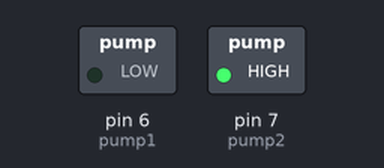
A sketch run on a simulated Arduino Uno, built with avr-gcc and run on an emulated ATmega328P. Shown: switched loads named in the sketch (green lamp = pin HIGH). Dashed ring = blinking.

Above: at 0.2 s.
Timing chart, 0 to 3.0 s (numbered marks = the images above):
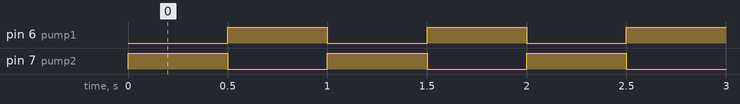

Measured:
- by itself, pin 6 (pump1), pin 7 (pump2): alternates HIGH for 0.50 s and LOW for 0.50 s

The sketch:

arduino-water-pump.ino
```cpp
byte pump1 = 6;
byte pump2 = 7;
void setup() {
 Serial.begin(9600);
 while (!Serial);
 pinMode(pump1, OUTPUT); // variant low/high
 pinMode(pump2, OUTPUT); // variant low/high
// digitalWrite(pump1, LOW); // variant input/output
// digitalWrite(pump2, LOW); // variant input/output
}
void loop() {
 digitalWrite(pump1, LOW); // pump1 deactivated
 digitalWrite(pump2, HIGH); // variant input/output
 delay(500);

 digitalWrite(pump1, HIGH); // pump1 activated
 digitalWrite(pump2, LOW); // variant input/output
 delay(500);
}
```
